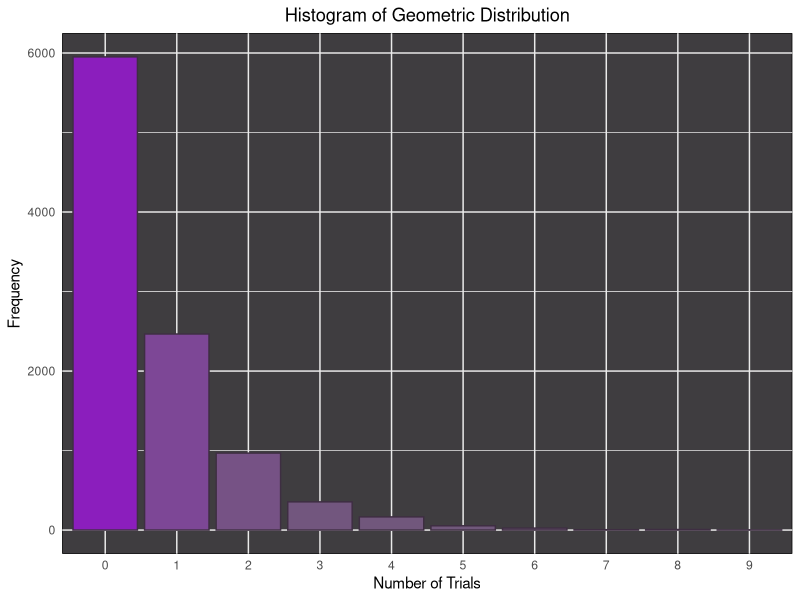

R code for this plot:
## ---- chunk 1
halu_x <- c(0.33, 0.33, 0.34)
halu_y <- c(0.0322, 0.0637, 0.0241)
## ---- chunk 2
data_1 <- data.frame(
  factory = c(1:3),
  prob_production = halu_x,
  prob_defective_withRespectTo_factory = halu_y
  )
data_1
## ---- chunk 3
sum(data_1$prob_production) == 1
## ---- chunk 4
tolerance <- .Machine$double.eps^0.5

sum(data_1$prob_defective_withRespectTo_factory) - 0.12 < tolerance
## ---- chunk 5
tolerance
## ---- chunk 6
data_1$prob_defective_withRespectTo_all = data_1$prob_defective_withRespectTo_factory * data_1$prob_production
data_1
## ---- chunk 7
sum(data_1$prob_defective_withRespectTo_all)
## ---- chunk 8
prob <- 0.60
## ---- chunk 9
searches <- 10000
simulated <- rgeom(searches, prob)
## ---- chunk 10
library(ggplot2)

df <- data.frame(Trials = factor(simulated))

ggplot(df, aes(x = Trials, fill = after_stat(count))) +
  geom_bar(color = "#3e2e42", show.legend = FALSE) + 
  scale_fill_gradient(low = "#70587a", high = "#8b1ebd") +
  labs(title = "Histogram of Geometric Distribution",
       x = "Number of Trials",
       y = "Frequency") +
  theme_minimal() +
  theme(plot.title = element_text(hjust = 0.5),
        panel.background = element_rect(fill = "#3f3d40"))


## ---- chunk 11
simulated_mean <- mean(simulated)
simulated_variance <- var(simulated)
print(paste("Mean of the simulated experiment: ", simulated_mean))
print(paste("Variance of the simulated experiment: ", simulated_variance))
## ---- chunk 12
0.40*0.60
## ---- chunk 13
(0.40^3) * 0.60
## ---- chunk 14
0.0384 / (0.40^3)
## ---- chunk 15
(0.40^4) * 0.60
## ---- chunk 16
(0.01536) / (0.40^3)
## ---- chunk 17
simulated_table <- table(simulated)
simulated_table
## ---- chunk 18
prob_for_xeq4 <- (sum(simulated_table[names(simulated_table) == 3]) / sum(simulated_table)) 
prob_for_xgreater3 <- (sum(simulated_table[names(simulated_table) >= 3]) / sum(simulated_table)) 
prob_for_xeq4 / prob_for_xgreater3
## ---- chunk 19
prob_for_xeq1 <- (sum(simulated_table[names(simulated_table) == 0]) / sum(simulated_table)) 
prob_for_xeq1
## ---- chunk 20
prob_for_xeq5 <- (sum(simulated_table[names(simulated_table) == 4]) / sum(simulated_table)) 
prob_for_xeq5 / prob_for_xgreater3
## ---- chunk 21
prob_for_xeq2 <- (sum(simulated_table[names(simulated_table) == 1]) / sum(simulated_table)) 
prob_for_xeq2
